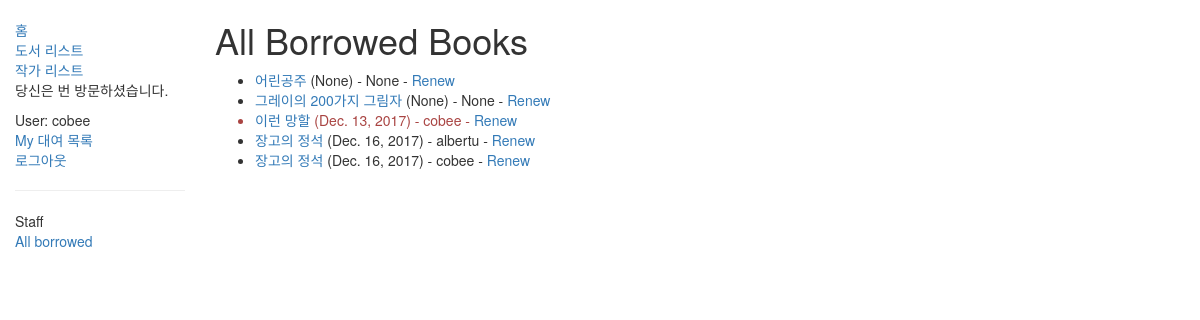
Page /catalog/borrowed/ (signed in) on the committed database.
### catalog/models.py (models this page shows, shortened)
class BookInstance(models.Model):
	id = models.UUIDField(primary_key=True, default=uuid.uuid4, help_text="Unique ID for this particular book")
	book = models.ForeignKey('Book', on_delete=models.SET_NULL, null=True)
	imprint = models.CharField(max_length=200)
	due_back = models.DateField(null=True, blank=True)
	borrower = models.ForeignKey(User, on_delete=models.SET_NULL, null=True, blank=True)
	LOAN_STATUS = (
			('m', 'Maintenance'),
			('o', 'On loan'),
			('a', 'Available'),
			('r', 'Reserved'),
		)
	status = models.CharField(max_length=1, choices=LOAN_STATUS, blank=True, default='m', help_text='Book availability')
	class Meta:
		ordering = ["due_back"]
		permissions = (( "can_mark_returned", "Set book as returned"),)
	@property
	def is_overdue(self):
		if self.due_back and date.today() > self.due_back:
			return True
		return False

class Book(models.Model):
	title = models.CharField(max_length=200)
	author = models.ForeignKey('Author', on_delete=models.SET_NULL, null=True)
	summary = models.TextField(max_length=1000, help_text="Enter a brief description of the book")
	isbn = models.CharField('ISBN', max_length=13, help_text='13 Character <a href="https://www.naver.com">ISBN number</a>')
	genre = models.ManyToManyField(Genre, help_text="Select a genre for this book")
	def display_genre(self):
		return ', '.join([ genre.name for genre in self.genre.all()[:3] ])
	display_genre.short_description = 'Genre'

### catalog/views.py (the view, shortened to what this page needs)
class LoanedBooksAllListView(PermissionRequiredMixin, generic.ListView):
	model = BookInstance
	permission_required = 'catalog.can_mark_returned'
	template_name = 'catalog/bookinstance_list_borrowed_all.html'
	paginate_by = 10

### catalog/templates/catalog/bookinstance_list_borrowed_all.html
{% extends "base_generic.html" %}
{% block content %}
    <h1>All Borrowed Books</h1>
    {% if bookinstance_list %}
    <ul>
      {% for bookinst in bookinstance_list %}
      <li class="{% if bookinst.is_overdue %}text-danger{% endif %}">
        <a href="{% url 'book-detail' bookinst.book.pk %}">{{bookinst.book.title}}</a> ({{ bookinst.due_back }}) {% if user.is_staff %}- {{ bookinst.borrower }}{% endif %} {% if perms.catalog.can_mark_returned %}- <a href="{% url 'renew-book-librarian' bookinst.id %}">Renew</a>  {% endif %}
      </li>
      {% endfor %}
    </ul>
    {% else %}
      <p>There are no books borrowed.</p>
    {% endif %}
{% endblock %}

### catalog/templates/base_generic.html (shortened to what this page needs)
<!DOCTYPE html>
<html lang="en">
<head>
	<link rel="stylesheet" href="https://maxcdn.bootstrapcdn.com/bootstrap/3.3.7/css/bootstrap.min.css">
	{% load static %}
	<link rel = "stylesheet" href="{% static 'css/styles.css' %}">
</head>
<body>
	<div class = "container-fluid">
		<div class = "row">
			<div class = "col-sm-2">
				{% block sidebar %}
					<ul class = "sidebar-nav">
					<li><a href="{% url 'index' %}">홈</a></li>
					<li><a href="{% url 'books' %}">도서 리스트</a></li>
					<li><a href="{% url 'authors' %}">작가 리스트</a></li>
					<p>당신은 {{ num_visits }}번 방문하셨습니다.</p>
				{% endblock %}
				{% if user.is_authenticated %}
					<li>User: {{ user.get_username }}</li>
					<li><a href="{% url 'my-borrowed' %}">My 대여 목록</a></li>
					<li><a href="{% url 'logout' %}?next={{request.path}}">로그아웃</a></li>
				{% else %}
					<li><a href="{% url 'login' %}?next={{request.path}}">로그인</a></li>
				{% endif %}
				{% if user.is_staff %}
				   <hr />
				   <ul class="sidebar-nav">
				   <li>Staff</li>
				   {% if perms.catalog.can_mark_returned %}
				   <li><a href="{% url 'all-borrowed' %}">All borrowed</a></li>
				   {% endif %}
				   </ul>
				{% endif %}
				</ul>
			</div>
			<div class="col-sm-10">
				{% block content %}{% endblock %}
			</div>
		</div>
	</div>
</body>
</html>

### catalog/static/css/styles.css (style rules this page uses)
.sidebar-nav { margin-top: 20px; padding: 0; list-style: none; }

### rows in the picture
BookInstance: book "어린공주", due_back "None", borrower "None"
BookInstance: book "그레이의 200가지 그림자", due_back "None", borrower "None"
BookInstance: book "이런 망할", due_back "Dec. 13, 2017", borrower "cobee"
BookInstance: book "장고의 정석", due_back "Dec. 16, 2017", borrower "albertu"
BookInstance: book "장고의 정석", due_back "Dec. 16, 2017", borrower "cobee"

### other values in the picture
{{ user.get_username }} "cobee"
